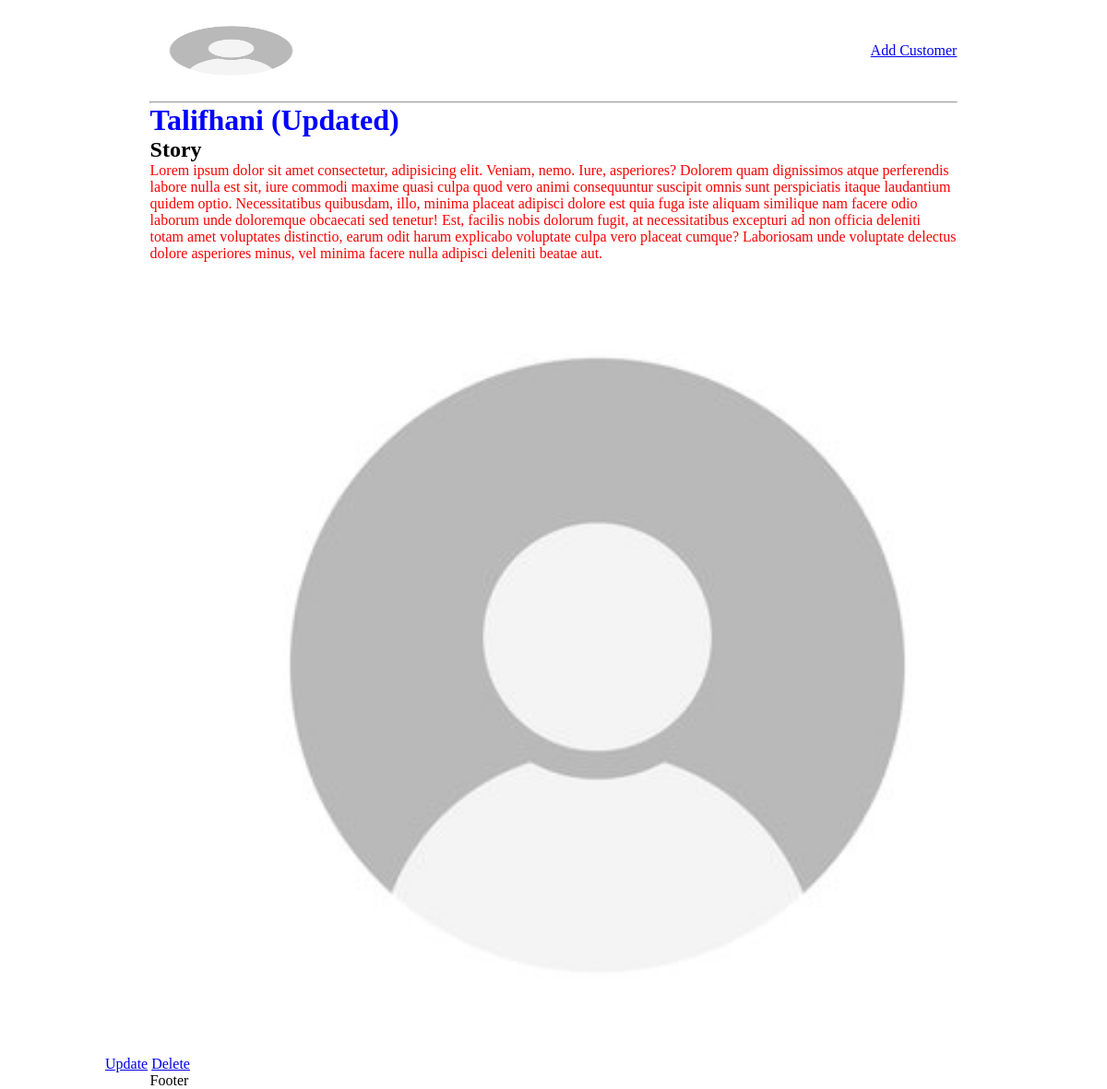
Page /customer/ba562d78-8d5e-48f3-a0ba-63f49922f26c on the committed database.
### timetestapp/models.py (models this page shows, shortened)
class Customer(models.Model):
    id = models.UUIDField(primary_key=True, editable=False, unique=True, default=uuid.uuid4)
    name = models.CharField(max_length=200)
    image = models.ImageField(null=True, blank=True, default=DEFAULT)
    role = models.TextField(blank=True, null=True)
    story = models.TextField(blank=True, null=True)

### timetestapp/views.py (the view)
# urls.py: path('customer/<str:pk>', views.user, name="customer"),
def user(request, pk):
    customer = Customer.objects.get(id=pk)
    context = {'customer':customer}
    return render(request, 'customer.html', context)

### timetestapp/templates/customer.html (shortened to what this page needs)
<!DOCTYPE html>
<html lang="en">
  <head>
  </head>
  <body>
    {% extends 'home.html' %} {% load static %} {% block cont %}
    <h1>{{customer.name}}</h1>
    <h2>Story</h2>
    <p>{{customer.story}}</p>
    <span><a href="{% url 'update-customer' customer.id %}">Update</a></span>
    <span><a href="{% url 'delete-customer' customer.id %}">Delete</a></span>
    {% if customer.image %}
    <img src="{{ customer.image.url }}" />
    {% else %}
    <img src="{% static 'images/default.jpeg' %}" />
    {% endif %} {% endblock cont %}

### static/css/main.css (style rules this page uses)
* { margin: 0; width: 90%; max-width: 1100px; margin: auto; }
h1 { color: blue; }
p { color: red; }

### rows in the picture
Customer: name "Talifhani (Updated)", story "Lorem ipsum dolor sit amet consectetur, adipisicing elit. Veniam, nemo. Iure, asperiores? Dolorem quam dignissimos atque perferendis labore nulla est sit, iure commodi maxime quasi culpa quod vero animi consequuntur suscipit omnis sunt perspiciatis itaque laudantium quidem optio. Necessitatibus quibusdam, illo, minima placeat adipisci dolore est quia fuga iste aliquam similique nam facere odio laborum unde doloremque obcaecati sed tenetur! Est, facilis nobis dolorum fugit, at necessitatibus excepturi ad non officia deleniti totam amet voluptates distinctio, earum odit harum explicabo voluptate culpa vero placeat cumque? Laboriosam unde voluptate delectus dolore asperiores minus, vel minima…"
